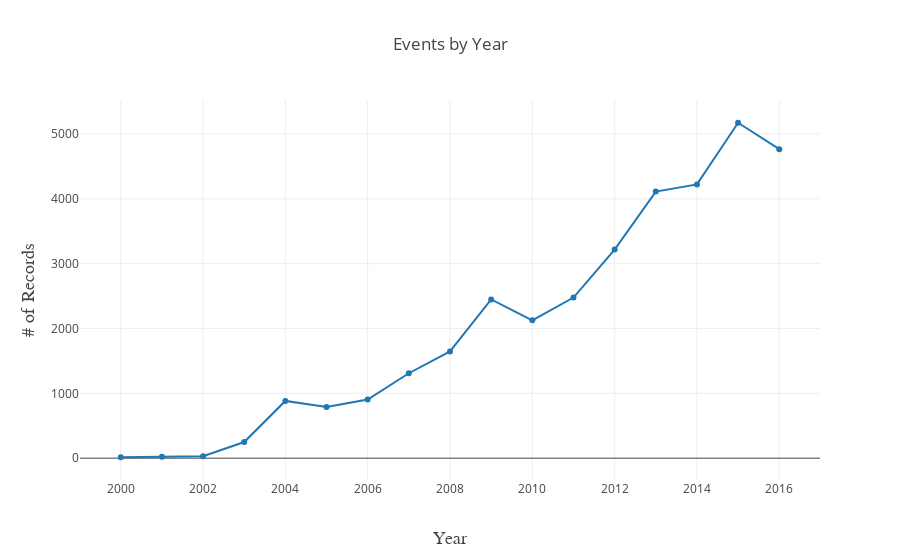

The code cell stored with this chart in its notebook:
### Code cell
# lets also examine events by year

# remove null event date rows
years = df[df['EventDate'].notnull()].copy(deep=True)

# extract year and convert to integer
years['EventYear'] = pd.DatetimeIndex(years['EventDate']).year.astype(int).values.tolist()

yeardata = (years.groupby('EventYear')['Age']
           .count()
           .reset_index()
           .rename(columns={'EventYear': 'Year',
                                'Age': 'NumRecords'}))

# filter to last 20 years - drop 2017 due to incomplete collection
yeardata = yeardata[(yeardata['Year'] >= 2000) & (yeardata['Year'] < 2017)]

data = [go.Scatter(
            x=yeardata['Year'].values.tolist(),
            y=yeardata['NumRecords'].values.tolist()
)]

layout = go.Layout(
            title='Events by Year',
            xaxis=dict(title='Year', titlefont=dict(family='Courier New, monospace',
                                                       size=18)),
            yaxis=dict(title='# of Records', titlefont=dict(family='Courier New, monospace',
                                                       size=18))
)

figure = go.Figure(data=data, layout=layout)
iplot(figure)

### Figure 1 — Plotly figure (JSON) as saved in the notebook; plotly's stock layout.template omitted (floating-point values rounded to 4 significant figures)
{"data": [{"type": "scatter", "x": [2000, 2001, 2002, 2003, 2004, 2005, 2006, 2007, 2008, 2009, 2010, 2011, 2012, 2013, 2014, 2015, 2016], "y": [14, 23, 31, 249, 883, 788, 905, 1310, 1646, 2448, 2126, 2477, 3218, 4112, 4223, 5174, 4767]}], "layout": {"title": "Events by Year", "xaxis": {"title": "Year", "titlefont": {"family": "Courier New, monospace", "size": 18}}, "yaxis": {"title": "# of Records", "titlefont": {"family": "Courier New, monospace", "size": 18}}}}
